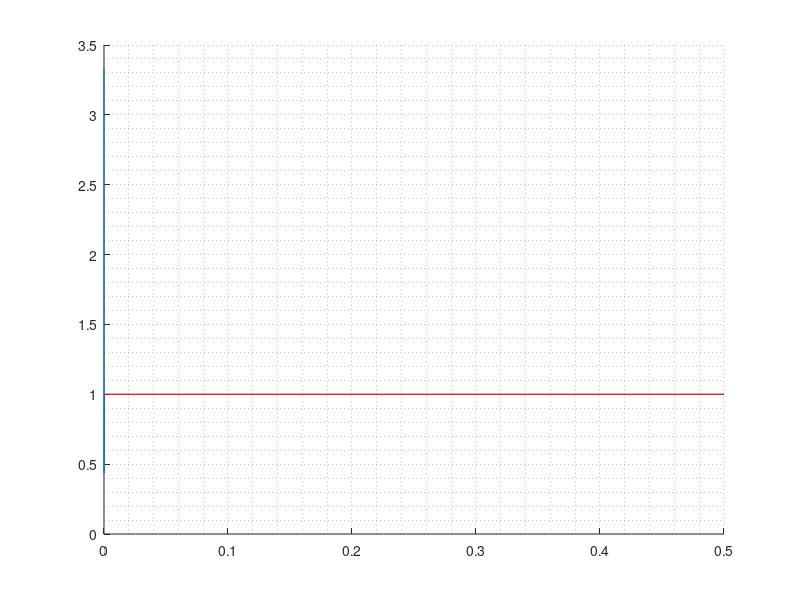
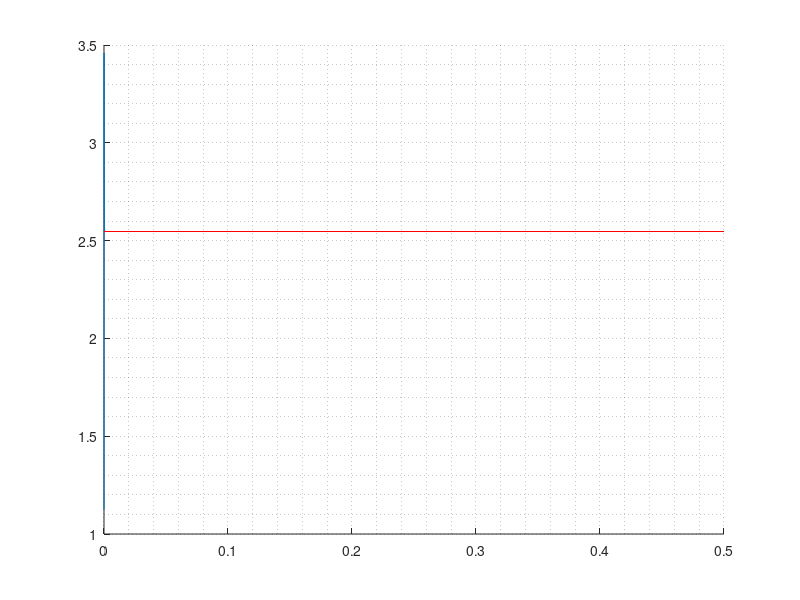

Write the MATLAB code that produced these figures, in order.
clear;
close all;
delta_t = 0.0001;
t_final = 0.5;
Ka = 5.5;
Kp = -1;
Ki = 0;
Kd = 0;
t_vals = [0:delta_t:t_final];
R_target = 1;

function r_0 = r_sol(Rvar, c, L)
  [r_0, fval, info] = fsolve( @(rvar) (pi.*rvar.*(Rvar+1) + 2.*sqrt(c.^2 + ( (rvar.^2).*( (Rvar-1).^2) ) ) - L), [2]);
endfunction

function R_0 = R_sol(rvar, c, L)
  [R_0, fval, info] = fsolve( @(Rvar) (pi.*rvar.*(Rvar+1) + 2.*sqrt(c.^2 + ( (rvar.^2).*( (Rvar-1).^2) ) ) - L), [3]);
endfunction

Rfunc = @(r) R_sol(r, 10, 36);
rfunc = @(R) r_sol(R, 10, 36);

r_vals = zeros(1,length(t_vals));
r_vals(1) = 1.125;
R_vals = zeros(1,length(t_vals));
R_vals(1) = Rfunc(r_vals(1));
e_vals = zeros(1,length(t_vals));
e_vals(1) = R_target - R_vals(1);
de_vals = zeros(1, length(t_vals));
de_vals(1) = 0;
Ie_vals = zeros(1, length(t_vals));
Ie_vals(1) = 0;

for (i = [2:length(t_vals)])
  r_vals(i) = r_vals(i-1) + e_vals(i-1).*Kp + de_vals(i-1).*Kd + Ie_vals(i-1).*Ki;
  R_vals(i) = Rfunc(r_vals(i));
  e_vals(i) = R_target - R_vals(i);
  de_vals(i) = ( e_vals(i) - e_vals(i-1) )./delta_t;
  Ie_vals(i) = Ie_vals(i-1) + e_vals(i).*delta_t;
end

figure
hold on;
plot(t_vals, R_vals);
line([0 t_final], [R_target R_target], "linestyle", "-", "color", "r");
grid minor;
hold off;

figure
hold on;
plot(t_vals, r_vals);
line([0 t_final], [rfunc(R_target) rfunc(R_target)], "linestyle", "-", "color", "r");
grid minor;
hold off;


